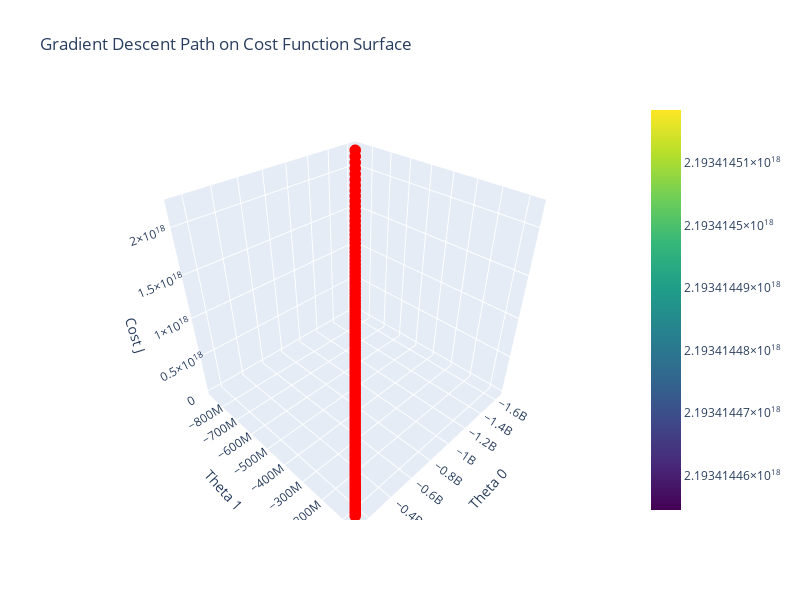

Write notebook code for a chart like this one.
### Markdown cell above
<p dir=rtl style="direction: rtl;text-align: justify;line-height:200%;font-family:vazir;font-size:medium">
<font face="vazir" size=3>
رسم نمودار سهبعدی مقدار تابع هزینه بر حسب مقادیر مختلف ضرایب رگرسیون حول نقطه کمینه بهدستآمده طی اجرای الگوریتم به درک بهتر آن کمک شایانی میکند. بدین منظور دو گزینه پیش روی شما قرار میگیرد. انتخاب اول شما این است که در صفحه با محورهای theta_0، theta_1  فضا را حول ضرایب رگرسیون نهایی مشبک کنید و مقدار J را در تمام این نقاط محاسبه کنید. حال در تصویر سهبعدی شما بردار اول theta_0، بردار دوم theta_1 و بردار سوم J خواهد بود و مقادیر تابع هزینه حول نقطهی کمینه در تصویر سهبعدی قابل مشاهده خواهد بود. گزینه دومی که پیشروی شما قرار میگیرد دارای نمره امتیازی است. در این حالت به جای تصویر سهبعدی ثابت توضیح داده شده از شما میخواهیم تصویر تعاملی رسم کنید که قابلیت بزرگنمایی و چرخش داشته باشد و سپس مسیر تغییرات ضرایب رگرسیون از مقدار اولیه داده شده تا رسیدن به نقطه بهینه در الگوریتم گرادیان کاهشی که پیاده کردهاید را بر روی تصویر سهبعدی رسم کنید. پیشنهاد میشود از ماژول <code>graph_objects</code> پکیج <code>plotly</code> استفاده کنید. در هر دو حالت نحوه تعریف کردن <code>grid</code> بر روی مقادیر ضرایب رگرسیون و حدود تصویر باید به نحوی باشد که خروجی واضح و قابل تفسیر باشد.
</font>
</p>

### Code cell
import numpy as np
import plotly.graph_objects as go

# Run the gradient descent algorithm to get the final parameters and histories
theta_final, J_history, theta_gd_history = gradientDescent(x, y, theta_gd, alpha=0.01, num_iters=200)

# Check for any NaN or inf values in theta_final
if np.any(np.isnan(theta_final)) or np.any(np.isinf(theta_final)):
    print("Warning: theta_final contains NaN or inf values.")
else:
    # Create a grid of theta_0 and theta_1 values around the final values
    theta_0_vals = np.linspace(theta_final[0] - 10, theta_final[0] + 10, 100)
    theta_1_vals = np.linspace(theta_final[1] - 10, theta_final[1] + 10, 100)
    theta_0, theta_1 = np.meshgrid(theta_0_vals, theta_1_vals)

    # Compute the cost function over the grid
    J_vals = np.zeros_like(theta_0)
    for i in range(theta_0.shape[0]):
        for j in range(theta_0.shape[1]):
            t = np.array([theta_0[i, j], theta_1[i, j]]).reshape(-1, 1)
            cost_value = computeCost(x, y, t)
            if np.isfinite(cost_value):
                J_vals[i, j] = cost_value
            else:
                J_vals[i, j] = np.nan  # Mark as NaN if not finite

    # Diagnostic prints
    # print("J_vals: ", np.nanmin(J_vals), np.nanmax(J_vals))
    # print("theta_gd_history: ", theta_gd_history)
    # print("J_history: ", J_history)

    # Plotly 3D Surface Plot
    fig = go.Figure()

    # Add the cost function surface
    fig.add_trace(go.Surface(z=J_vals, x=theta_0, y=theta_1, colorscale='Viridis', opacity=0.8))

    # Add the gradient descent path as a scatter plot
    fig.add_trace(go.Scatter3d(x=theta_gd_history[0, :], y=theta_gd_history[1, :], 
                               z=J_history, mode='lines+markers', 
                               marker=dict(size=4, color='red'), 
                               line=dict(color='red', width=2)))

    # Update layout for better visualization
    fig.update_layout(scene=dict(
                        xaxis_title='Theta 0',
                        yaxis_title='Theta 1',
                        zaxis_title='Cost J'),
                      title='Gradient Descent Path on Cost Function Surface',
                      width=800, height=600)

    # Save to HTML if not displayed
    # fig.write_html("gradient_descent_surface.html")
    fig.show()

### Figure 1 — Plotly figure (JSON) as saved in the notebook; plotly's stock layout.template omitted (floating-point values rounded to 4 significant figures; data arrays with more than 128 entries replaced by an {"elided": "..."} marker saying what was removed)
{"data": [{"colorscale": [[0, "#440154"], [0.1111, "#482878"], [0.2222, "#3e4989"], [0.3333, "#31688e"], [0.4444, "#26828e"], [0.5556, "#1f9e89"], [0.6667, "#35b779"], [0.7778, "#6ece58"], [0.8889, "#b5de2b"], [1, "#fde725"]], "opacity": 0.8, "type": "surface", "x": {"elided": "100x100 float values"}, "y": {"elided": "100x100 float values"}, "z": {"elided": "100x100 int values"}}, {"line": {"color": "red", "width": 2}, "marker": {"color": "red", "size": 4}, "mode": "lines+markers", "type": "scatter3d", "x": {"elided": "200 float values"}, "y": {"elided": "200 float values"}, "z": {"elided": "200 int values"}}], "layout": {"height": 600, "scene": {"xaxis": {"title": {"text": "Theta 0"}}, "yaxis": {"title": {"text": "Theta 1"}}, "zaxis": {"title": {"text": "Cost J"}}}, "title": {"text": "Gradient Descent Path on Cost Function Surface"}, "width": 800}}
